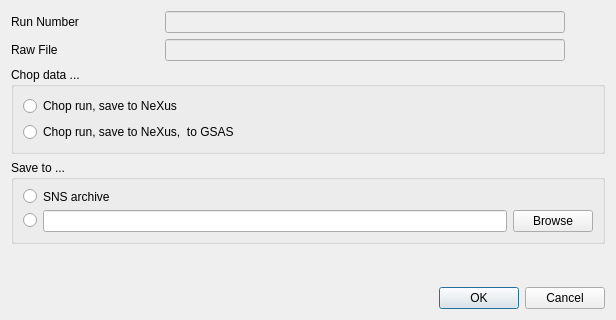
<?xml version="1.0" encoding="UTF-8"?>
<ui version="4.0">
 <class>Dialog</class>
 <widget class="QDialog" name="Dialog">
  <property name="geometry">
   <rect>
    <x>0</x>
    <y>0</y>
    <width>616</width>
    <height>320</height>
   </rect>
  </property>
  <property name="windowTitle">
   <string>Dialog</string>
  </property>
  <property name="modal">
   <bool>true</bool>
  </property>
  <layout class="QVBoxLayout" name="verticalLayout">
   <item>
    <layout class="QGridLayout" name="gridLayout">
     <item row="0" column="1">
      <spacer name="horizontalSpacer_2">
       <property name="orientation">
        <enum>Qt::Horizontal</enum>
       </property>
       <property name="sizeType">
        <enum>QSizePolicy::Ignored</enum>
       </property>
       <property name="sizeHint" stdset="0">
        <size>
         <width>40</width>
         <height>20</height>
        </size>
       </property>
      </spacer>
     </item>
     <item row="0" column="0">
      <widget class="QLabel" name="label">
       <property name="text">
        <string>Run Number</string>
       </property>
      </widget>
     </item>
     <item row="0" column="3">
      <widget class="QLineEdit" name="lineEdit_runNumber">
       <property name="enabled">
        <bool>false</bool>
       </property>
      </widget>
     </item>
     <item row="2" column="4">
      <spacer name="horizontalSpacer_3">
       <property name="orientation">
        <enum>Qt::Horizontal</enum>
       </property>
       <property name="sizeType">
        <enum>QSizePolicy::Ignored</enum>
       </property>
       <property name="sizeHint" stdset="0">
        <size>
         <width>40</width>
         <height>20</height>
        </size>
       </property>
      </spacer>
     </item>
     <item row="0" column="2">
      <spacer name="horizontalSpacer">
       <property name="orientation">
        <enum>Qt::Horizontal</enum>
       </property>
       <property name="sizeType">
        <enum>QSizePolicy::Preferred</enum>
       </property>
       <property name="sizeHint" stdset="0">
        <size>
         <width>40</width>
         <height>20</height>
        </size>
       </property>
      </spacer>
     </item>
     <item row="2" column="0">
      <widget class="QLabel" name="label_title">
       <property name="text">
        <string>Raw File</string>
       </property>
      </widget>
     </item>
     <item row="2" column="3">
      <widget class="QLineEdit" name="lineEdit_sourceFile">
       <property name="enabled">
        <bool>false</bool>
       </property>
      </widget>
     </item>
    </layout>
   </item>
   <item>
    <widget class="QGroupBox" name="groupBox_3">
     <property name="title">
      <string>Chop data ...</string>
     </property>
     <layout class="QGridLayout" name="gridLayout_2">
      <item row="1" column="0">
       <widget class="QRadioButton" name="radioButton_chopReduce">
        <property name="text">
         <string>Chop run, save to NeXus,  to GSAS</string>
        </property>
       </widget>
      </item>
      <item row="0" column="0">
       <widget class="QRadioButton" name="radioButton_chopOnly">
        <property name="text">
         <string>Chop run, save to NeXus</string>
        </property>
       </widget>
      </item>
     </layout>
    </widget>
   </item>
   <item>
    <widget class="QGroupBox" name="groupBox_2">
     <property name="title">
      <string>Save to ...</string>
     </property>
     <layout class="QGridLayout" name="gridLayout_3">
      <item row="1" column="0">
       <widget class="QRadioButton" name="radioButton_saveToArbitrary">
        <property name="text">
         <string/>
        </property>
       </widget>
      </item>
      <item row="1" column="1">
       <widget class="QLineEdit" name="lineEdit_outputDir"/>
      </item>
      <item row="0" column="1">
       <widget class="QLabel" name="label_4">
        <property name="text">
         <string>SNS archive</string>
        </property>
       </widget>
      </item>
      <item row="0" column="0">
       <widget class="QRadioButton" name="radioButton_saveToArchive">
        <property name="text">
         <string/>
        </property>
       </widget>
      </item>
      <item row="1" column="2">
       <widget class="QPushButton" name="pushButton_browse">
        <property name="text">
         <string>Browse</string>
        </property>
       </widget>
      </item>
     </layout>
    </widget>
   </item>
   <item>
    <spacer name="verticalSpacer">
     <property name="orientation">
      <enum>Qt::Vertical</enum>
     </property>
     <property name="sizeType">
      <enum>QSizePolicy::Ignored</enum>
     </property>
     <property name="sizeHint" stdset="0">
      <size>
       <width>20</width>
       <height>40</height>
      </size>
     </property>
    </spacer>
   </item>
   <item>
    <widget class="QDialogButtonBox" name="buttonBox">
     <property name="orientation">
      <enum>Qt::Horizontal</enum>
     </property>
     <property name="standardButtons">
      <set>QDialogButtonBox::Cancel|QDialogButtonBox::Ok</set>
     </property>
    </widget>
   </item>
  </layout>
 </widget>
 <resources/>
 <connections>
  <connection>
   <sender>buttonBox</sender>
   <signal>accepted()</signal>
   <receiver>Dialog</receiver>
   <slot>accept()</slot>
   <hints>
    <hint type="sourcelabel">
     <x>248</x>
     <y>254</y>
    </hint>
    <hint type="destinationlabel">
     <x>157</x>
     <y>274</y>
    </hint>
   </hints>
  </connection>
  <connection>
   <sender>buttonBox</sender>
   <signal>rejected()</signal>
   <receiver>Dialog</receiver>
   <slot>reject()</slot>
   <hints>
    <hint type="sourcelabel">
     <x>316</x>
     <y>260</y>
    </hint>
    <hint type="destinationlabel">
     <x>286</x>
     <y>274</y>
    </hint>
   </hints>
  </connection>
 </connections>
</ui>
